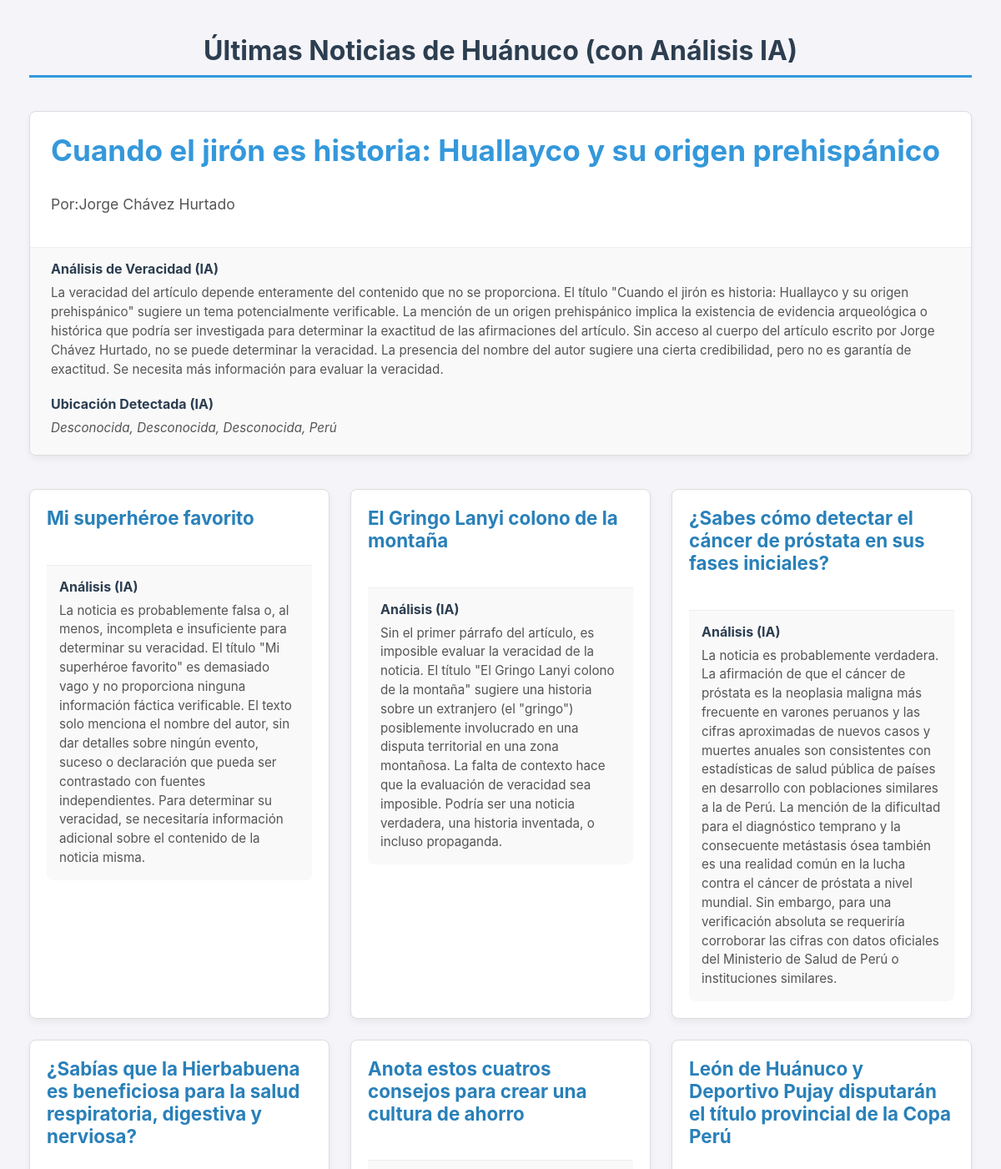
The page / (upper part) on the database its author committed.
### tables this page shows
CREATE TABLE articles (
        id INTEGER PRIMARY KEY AUTOINCREMENT,
        title TEXT NOT NULL,
        link TEXT NOT NULL UNIQUE,
        first_paragraph TEXT,
        detected_cities TEXT,
        analysis_veracity TEXT,
        analysis_country TEXT,
        analysis_region TEXT,
        analysis_province TEXT,
        analysis_district TEXT,
        status TEXT NOT NULL DEFAULT 'new'
    );

### app.py (the view)
@app.route('/')
def index():
    conn = get_db_connection()
    if conn is None:
        return "<h1>Error: No se pudo conectar a la base de datos.</h1>"
    try:
        articles_cursor = conn.execute(
            "SELECT * FROM articles WHERE status = 'analyzed' ORDER BY id DESC"
        ).fetchall()
        conn.close()
    except sqlite3.OperationalError:
        conn.close()
        return "<h1>Error: La tabla 'articles' no existe.</h1><p>Ejecuta `python scrap_to_db.py`.</p>"
    all_articles = [dict(row) for row in articles_cursor]
    hero_article = all_articles[0] if all_articles else None
    other_articles = all_articles[1:] if all_articles else []
    return render_template('index.html', hero=hero_article, articles=other_articles)

### app.py (called while the page is built)
def get_db_connection():
    try:
        conn = sqlite3.connect(DB_FILE)
        conn.row_factory = sqlite3.Row
        return conn
    except sqlite3.Error as e:
        print(f"❌ Error de conexión: {e}")
        return None

### templates/index.html (shortened to what this page needs)
<!DOCTYPE html>
<html lang="es">
<head>
</head>
<body>
<div class="container">
<header>
<h1>Últimas Noticias de Huánuco (con Análisis IA)</h1>
</header>
<main>
    {% if hero %}
        <section class="hero-section">
            <a class="title-link" href="{{ hero.link }}" target="_blank" rel="noopener noreferrer">
                <h2>{{ hero.title }}</h2>
                <p>{{ hero.first_paragraph }}</p>
            </a>
            <div class="analysis-box">
                <h4>Análisis de Veracidad (IA)</h4>
                <p>{{ hero.analysis_veracity or 'Análisis no disponible.' }}</p>
                <br>
                <h4>Ubicación Detectada (IA)</h4>
                <p class="location-info">
                    {% set locations = [] %}
                    {{ locations | join(', ') }}
                </p>
            </div>
        </section>
    {% endif %}
    {% if articles %}
        <section class="news-grid">
            {% for article in articles %}
                <article class="news-card">
                    <a class="title-link" href="{{ article.link }}" target="_blank" rel="noopener noreferrer">
                        <h3>{{ article.title }}</h3>
                    </a>
                    <div class="analysis-box">
                        <h4>Análisis (IA)</h4>
                        <p>{{ article.analysis_veracity or 'Análisis no disponible.' }}</p>
                    </div>
                </article>
            {% endfor %}
        </section>
    {% endif %}
</main>
</div>
</body>
</html>

### templates/index.html (style rules this page uses)
body { font-family: -apple-system, BlinkMacSystemFont, "Segoe UI", Roboto, "Helvetica Neue", Arial, sans-serif; background-color: #f4f4f9; color: #333; margin: 0; padding: 20px; }
.container { max-width: 1200px; margin: 0 auto; padding: 0 15px; }
header h1 { text-align: center; color: #2c3e50; margin-bottom: 40px; border-bottom: 3px solid #3498db; padding-bottom: 10px; }
.hero-section, .news-card { background-color: #ffffff; border: 1px solid #ddd; border-radius: 8px; margin-bottom: 40px; box-shadow: 0 4px 8px rgba(0,0,0,0.05); transition: transform 0.2s ease, box-shadow 0.2s ease; }
.hero-section .title-link, .news-card .title-link { text-decoration: none; color: inherit; display: block; padding: 25px; }
.hero-section h2 { font-size: 2.2em; color: #3498db; margin-top: 0; }
.hero-section p { font-size: 1.1em; line-height: 1.6; color: #555; }
.news-grid { display: grid; grid-template-columns: repeat(auto-fill, minmax(320px, 1fr)); gap: 25px; }
.news-card { margin-bottom: 0; }
.news-card .title-link { padding: 20px; }
.news-card h3 { font-size: 1.4em; color: #2980b9; margin-top: 0; }
.analysis-box { margin-top: -5px; padding: 15px 25px 20px 25px; background-color: #f9f9f9; border-top: 1px solid #eee; border-radius: 0 0 8px 8px; }
.news-card .analysis-box { margin: 0 20px 20px 20px; padding: 15px; }
.analysis-box h4 { margin-top: 0; margin-bottom: 8px; color: #2c3e50; }
.analysis-box p { font-size: 0.95em !important; color: #555; margin: 0; line-height: 1.5; }
.location-info { font-style: italic; font-size: 0.9em; color: #7f8c8d; }

### rows shown on the page
articles: title "Cuando el jirón es historia: Huallayco y su origen prehispánico", first_paragraph "Por:Jorge Chávez Hurtado", analysis_veracity "La veracidad del artículo depende enteramente del contenido que no se proporciona. El título \"Cuando el jirón es historia: Huallayco y su origen prehispánico\" sugiere un tema potencialmente verificable. La mención de un origen prehispánico implica la existencia de evidencia arqueológica o histórica que podría ser investigada para determinar la exactitud de las afirmaciones del artículo. Sin acceso al cuerpo del artículo escrito por Jorge Chávez Hurtado, no se puede determinar la veracidad. La presencia del nombre del autor sugiere una cierta credibilidad, pero no es garantía de exactitud. Se necesita más información para evaluar la veracidad."
articles: title "Mi superhéroe favorito", analysis_veracity "La noticia es probablemente falsa o, al menos, incompleta e insuficiente para determinar su veracidad. El título \"Mi superhéroe favorito\" es demasiado vago y no proporciona ninguna información fáctica verificable. El texto solo menciona el nombre del autor, sin dar detalles sobre ningún evento, suceso o declaración que pueda ser contrastado con fuentes independientes. Para determinar su veracidad, se necesitaría información adicional sobre el contenido de la noticia misma."
articles: title "El Gringo Lanyi colono de la montaña", analysis_veracity "Sin el primer párrafo del artículo, es imposible evaluar la veracidad de la noticia. El título \"El Gringo Lanyi colono de la montaña\" sugiere una historia sobre un extranjero (el \"gringo\") posiblemente involucrado en una disputa territorial en una zona montañosa. La falta de contexto hace que la evaluación de veracidad sea imposible. Podría ser una noticia verdadera, una historia inventada, o incluso propaganda."
articles: title "¿Sabes cómo detectar el cáncer de próstata en sus fases iniciales?", analysis_veracity "La noticia es probablemente verdadera. La afirmación de que el cáncer de próstata es la neoplasia maligna más frecuente en varones peruanos y las cifras aproximadas de nuevos casos y muertes anuales son consistentes con estadísticas de salud pública de países en desarrollo con poblaciones similares a la de Perú. La mención de la dificultad para el diagnóstico temprano y la consecuente metástasis ósea también es una realidad común en la lucha contra el cáncer de próstata a nivel mundial. Sin embargo, para una verificación absoluta se requeriría corroborar las cifras con datos oficiales del Ministerio de Salud de Perú o instituciones similares."
articles: title "¿Sabías que la Hierbabuena es beneficiosa para la salud respiratoria, digestiva y nerviosa?"
articles: title "Anota estos cuatros consejos para crear una cultura de ahorro"
articles: title "León de Huánuco y Deportivo Pujay disputarán el título provincial de la Copa Perú"

### other values the page prints
{{ locations | join(', ') }} "Desconocida, Desconocida, Desconocida, Perú"
